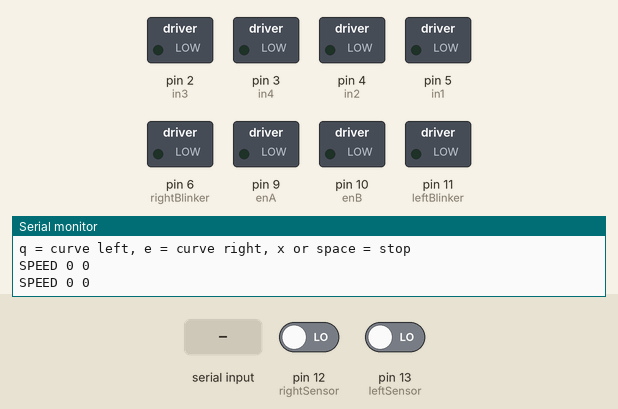
Recording of a sketch running on a simulated Arduino Uno, built with avr-gcc and run on an emulated ATmega328P. On the bench: switched loads named in the sketch (green lamp = pin HIGH), the last lines printed to the serial monitor. Dashed ring = blinking. Inputs (shaded band) come from the test bench; at power-on: pin 12 (rightSensor) LOW, pin 13 (leftSensor) LOW.

Above: at 1.2 s.
1.3 s: "a" received over Serial
At 1.45 s:
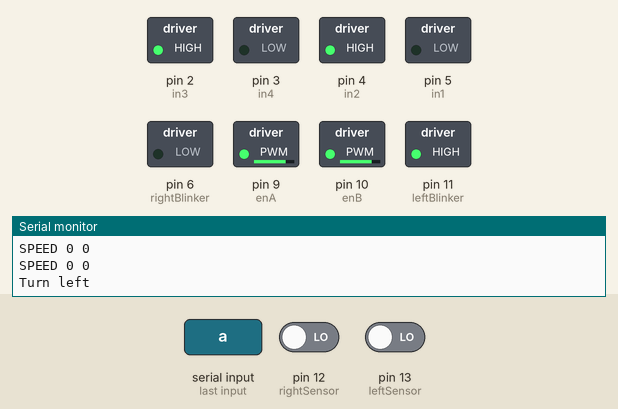
4.3 s: byte 101 ('e') received over Serial
At 4.45 s:
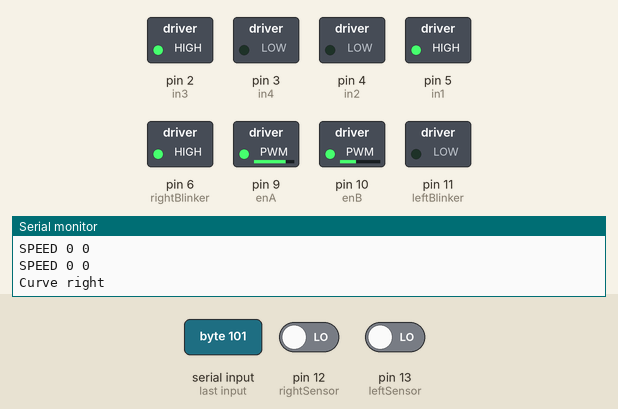
7.3 s: byte 114 ('r') received over Serial
At 7.45 s:
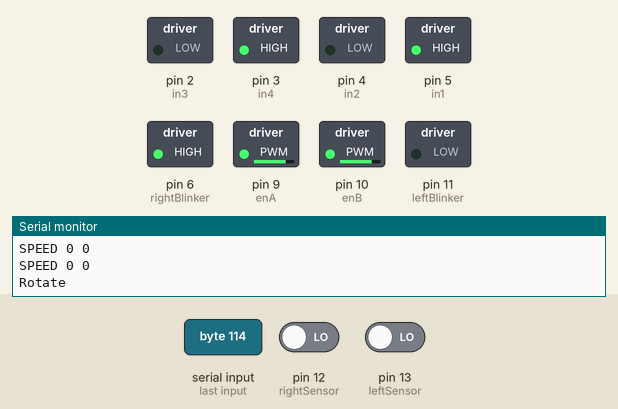
10.3 s: "w" received over Serial
At 11.5 s:
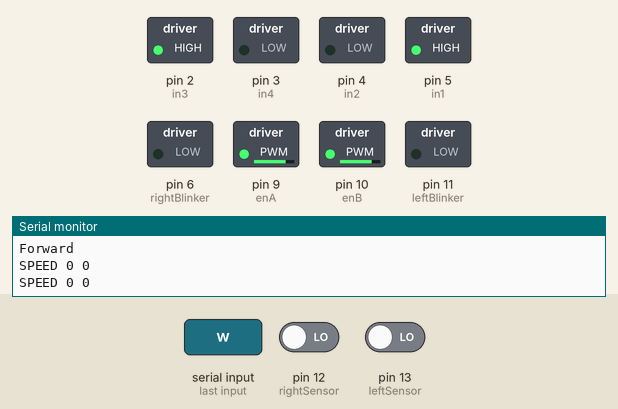
11.8 s: "s" received over Serial
At 12.8 s:
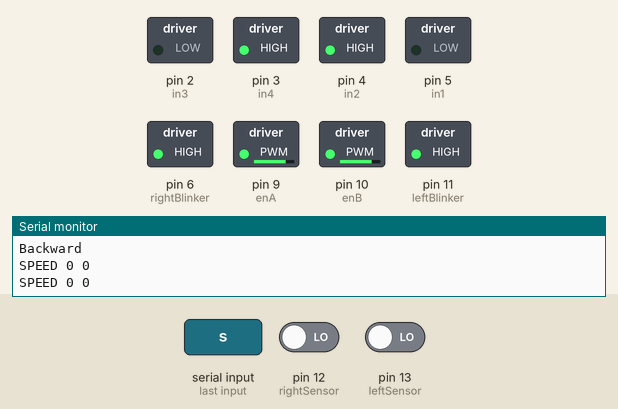
13.3 s: "q" received over Serial
At 14.05 s:
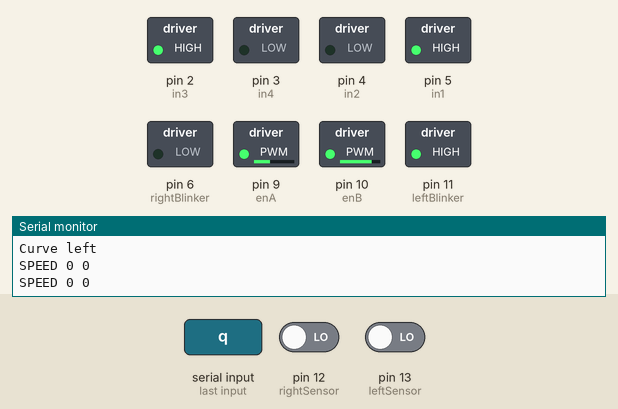
Timing chart, 0 to 17.3 s (numbered marks = the images above; inputs shaded):
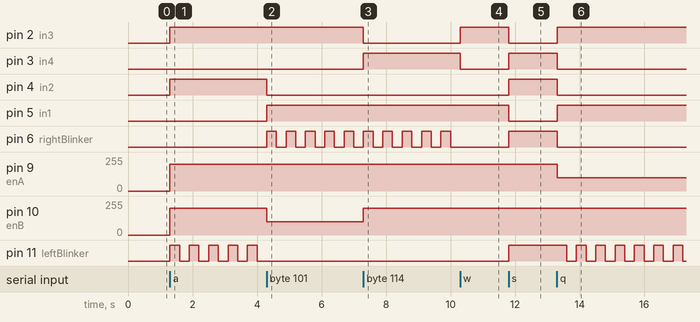

The sketch:

ENMotor.ino
```cpp
// Motor.ino

// Motor A (left motor)
int enA = 9;   // PWM speed control
int in1 = 5;   // Direction
int in2 = 4;   // Direction

// Motor B (right motor)
int enB = 10;  // PWM speed control
int in3 = 2;   // Direction
int in4 = 3;   // Direction

// Blinker LEDs (moved from pins 2 and 3, which the speed sensors need)
int leftBlinker = 11;
int rightBlinker = 6;

// IR speed sensors (the D0 pin of each module)
// These must be on pins 2 and 3, the interrupt pins on an Arduino Uno
int leftSensor = 13;   // Left wheel
int rightSensor = 12;  // Right wheel

// Blinker state
const int BLINK_OFF = 0;
const int BLINK_LEFT = 1;
const int BLINK_RIGHT = 2;
const int BOTH_ON = 3;  // Both LEDs solid (reversing)

int blinkMode = BLINK_OFF;                 // Which blinker is active
bool blinkOn = false;                      // Is the active LED currently lit
unsigned long lastBlinkTime = 0;           // When the LED last toggled
const unsigned long BLINK_INTERVAL = 300;  // Milliseconds between toggles

// Curving: the inside wheel runs at this percentage of the outside wheel's speed.
// Lower = tighter curve, higher = gentler curve.
const int CURVE_PERCENT = 50;

// Speed sensor settings
const int SLOTS_PER_TURN = 20;                 // Slots in each encoder disc
const unsigned long SPEED_INTERVAL = 500;      // Milliseconds between speed reports
const unsigned long SENSOR_DEBOUNCE = 2000;    // Microseconds to ignore flicker after an edge

// Speed sensor state (volatile because the interrupt functions change it)
volatile unsigned long leftPulses = 0;         // Slots counted since the last report
volatile unsigned long rightPulses = 0;
volatile unsigned long leftLastChange = 0;     // When each sensor last changed (micros)
volatile unsigned long rightLastChange = 0;
volatile bool leftSensorState = false;         // Last accepted reading of each sensor
volatile bool rightSensorState = false;

unsigned long lastSpeedTime = 0;               // When the last speed report was sent


// -------------------------
// Setup
// -------------------------

void setup() {
  // Motor A
  pinMode(enA, OUTPUT);
  pinMode(in1, OUTPUT);
  pinMode(in2, OUTPUT);

  // Motor B
  pinMode(enB, OUTPUT);
  pinMode(in3, OUTPUT);
  pinMode(in4, OUTPUT);

  // Blinkers
  pinMode(leftBlinker, OUTPUT);
  pinMode(rightBlinker, OUTPUT);

  // Speed sensors: run a function every time a sensor's output changes
  pinMode(leftSensor, INPUT);
  pinMode(rightSensor, INPUT);
  leftSensorState = digitalRead(leftSensor);
  rightSensorState = digitalRead(rightSensor);
  attachInterrupt(digitalPinToInterrupt(leftSensor), leftSensorChanged, CHANGE);
  attachInterrupt(digitalPinToInterrupt(rightSensor), rightSensorChanged, CHANGE);

  // Start stopped
  stop();

  // Serial connection for keyboard control
  Serial.begin(9600);
  Serial.println("WASD control ready");
  Serial.println("w = forward, s = backward, a = left, d = right, r = rotate");
  Serial.println("q = curve left, e = curve right, x or space = stop");
}


// -------------------------
// Motor A
// -------------------------

void motorAForward(int speed) {
  digitalWrite(in1, HIGH);
  digitalWrite(in2, LOW);
  analogWrite(enA, speed);
}

void motorABackward(int speed) {
  digitalWrite(in1, LOW);
  digitalWrite(in2, HIGH);
  analogWrite(enA, speed);
}


// -------------------------
// Motor B
// -------------------------

void motorBForward(int speed) {
  digitalWrite(in3, HIGH);
  digitalWrite(in4, LOW);
  analogWrite(enB, speed);
}

void motorBBackward(int speed) {
  digitalWrite(in3, LOW);
  digitalWrite(in4, HIGH);
  analogWrite(enB, speed);
}


// -------------------------
// Blinkers
// -------------------------

// Set the lights: BLINK_OFF, BLINK_LEFT, BLINK_RIGHT or BOTH_ON
void setBlinker(int mode) {
  if (mode == blinkMode) return;

  blinkMode = mode;
  blinkOn = true;  // Light up right away when a turn starts
  lastBlinkTime = millis();

  bool leftLit = (mode == BLINK_LEFT || mode == BOTH_ON);
  bool rightLit = (mode == BLINK_RIGHT || mode == BOTH_ON);
  digitalWrite(leftBlinker, leftLit ? HIGH : LOW);
  digitalWrite(rightBlinker, rightLit ? HIGH : LOW);
}

// Call this every loop so the active blinker keeps flashing
void updateBlinkers() {
  // Only the turn modes flash; off and both-on stay as they are
  if (blinkMode != BLINK_LEFT && blinkMode != BLINK_RIGHT) return;

  if (millis() - lastBlinkTime >= BLINK_INTERVAL) {
    lastBlinkTime = millis();
    blinkOn = !blinkOn;

    int pin = (blinkMode == BLINK_LEFT) ? leftBlinker : rightBlinker;
    digitalWrite(pin, blinkOn ? HIGH : LOW);
  }
}


// -------------------------
// Speed sensors
// -------------------------

// Runs automatically whenever the left sensor's output changes
void leftSensorChanged() {
  unsigned long now = micros();
  if (now - leftLastChange < SENSOR_DEBOUNCE) return;  // Ignore flicker right after an edge

  bool state = digitalRead(leftSensor);
  if (state != leftSensorState) {
    leftSensorState = state;
    leftLastChange = now;
    if (state) leftPulses++;  // Count once per slot
  }
}

// Runs automatically whenever the right sensor's output changes
void rightSensorChanged() {
  unsigned long now = micros();
  if (now - rightLastChange < SENSOR_DEBOUNCE) return;  // Ignore flicker right after an edge

  bool state = digitalRead(rightSensor);
  if (state != rightSensorState) {
    rightSensorState = state;
    rightLastChange = now;
    if (state) rightPulses++;  // Count once per slot
  }
}

// Call this every loop. Every SPEED_INTERVAL it sends "SPEED <left RPM> <right RPM>"
void reportSpeed() {
  unsigned long now = millis();
  unsigned long elapsed = now - lastSpeedTime;
  if (elapsed < SPEED_INTERVAL) return;
  lastSpeedTime = now;

  // Copy and reset the counts with interrupts paused so they can't change mid-read
  noInterrupts();
  unsigned long left = leftPulses;
  unsigned long right = rightPulses;
  leftPulses = 0;
  rightPulses = 0;
  interrupts();

  // pulses / slots = turns, and turns per elapsed time scaled up to one minute = RPM
  unsigned long leftRPM = left * 60000UL / (SLOTS_PER_TURN * elapsed);
  unsigned long rightRPM = right * 60000UL / (SLOTS_PER_TURN * elapsed);

  Serial.print("SPEED ");
  Serial.print(leftRPM);
  Serial.print(" ");
  Serial.println(rightRPM);
}


// -------------------------
// Both motors
// -------------------------

// Cut power to both motors (they coast to a stop)
void stop() {
  digitalWrite(in1, LOW);
  digitalWrite(in2, LOW);
  digitalWrite(in3, LOW);
  digitalWrite(in4, LOW);
  analogWrite(enA, 0);
  analogWrite(enB, 0);
  setBlinker(BLINK_OFF);
}

void forward(int speed) {
  motorAForward(speed);
  motorBForward(speed);
  setBlinker(BLINK_OFF);
}

void backward(int speed) {
  motorABackward(speed);
  motorBBackward(speed);
  setBlinker(BOTH_ON);
}

// Spin in place: left motor backward, right motor forward
void turnLeft(int speed) {
  motorABackward(speed);
  motorBForward(speed);
  setBlinker(BLINK_LEFT);
}

// Spin in place: left motor forward, right motor backward
void turnRight(int speed) {
  motorAForward(speed);
  motorBBackward(speed);
  setBlinker(BLINK_RIGHT);
}

// Drive forward while curving left: left motor slowed, right motor full speed
void curveLeft(int speed) {
  motorAForward(speed * CURVE_PERCENT / 100);
  motorBForward(speed);
  setBlinker(BLINK_LEFT);
}

// Drive forward while curving right: left motor full speed, right motor slowed
void curveRight(int speed) {
  motorAForward(speed);
  motorBForward(speed * CURVE_PERCENT / 100);
  setBlinker(BLINK_RIGHT);
}

// Rotate on the spot, clockwise: left motor forward, right motor backward
void rotate(int speed) {
  motorAForward(speed);
  motorBBackward(speed);
  setBlinker(BLINK_RIGHT);
}


// -------------------------
// Main loop (WASD control)
// -------------------------

int driveSpeed = 200;  // 0 (off) to 255 (full speed)

void loop() {
  // Keep the active blinker flashing
  updateBlinkers();

  // Send the wheel speeds to the computer
  reportSpeed();

  // Only act when a key has arrived over serial
  if (Serial.available() > 0) {
    char key = Serial.read();

    switch (key) {
      case 'w':
      case 'W':
        forward(driveSpeed);
        Serial.println("Forward");
        break;

      case 's':
      case 'S':
        backward(driveSpeed);
        Serial.println("Backward");
        break;

      case 'a':
      case 'A':
        turnLeft(driveSpeed);
        Serial.println("Turn left");
        break;

      case 'd':
      case 'D':
        turnRight(driveSpeed);
        Serial.println("Turn right");
        break;

      // Sent by the Processing sketch when W and A are held together
      case 'q':
      case 'Q':
        curveLeft(driveSpeed);
        Serial.println("Curve left");
        break;

      // Sent by the Processing sketch when W and D are held together
      case 'e':
      case 'E':
        curveRight(driveSpeed);
        Serial.println("Curve right");
        break;

      case 'r':
      case 'R':
        rotate(driveSpeed);
        Serial.println("Rotate");
        break;

      case 'x':
      case 'X':
      case ' ':
        stop();
        Serial.println("Stop");
        break;

      default:
        // Ignore anything else (including the newline the Serial Monitor sends)
        break;
    }
  }
}
```

Measured:
- after the input at 1.3 s, pin 2 (in3), pin 4 (in2): LOW → HIGH at once; pin 9 (enA), pin 10 (enB): 0/255 → 200/255 at once; pin 11 (leftBlinker): alternates HIGH for 0.30 s and LOW for 0.30 s, starting at once
- after the input at 4.3 s, pin 4 (in2): HIGH → LOW at once; pin 5 (in1): LOW → HIGH at once; pin 6 (rightBlinker): alternates HIGH for 0.30 s and LOW for 0.30 s, starting at once; pin 10 (enB): 200/255 → 100/255 at once; pin 11 (leftBlinker): stops changing and stays LOW
- after the input at 7.3 s, pin 2 (in3): HIGH → LOW at once; pin 3 (in4): LOW → HIGH at once; pin 10 (enB): 100/255 → 200/255 at once
- after the input at 10.3 s, pin 2 (in3): LOW → HIGH at once; pin 3 (in4): HIGH → LOW at once; pin 6 (rightBlinker): stops changing and stays LOW
- after the input at 11.8 s, pin 2 (in3), pin 5 (in1): HIGH → LOW at once; pin 3 (in4), pin 4 (in2), pin 6 (rightBlinker), pin 11 (leftBlinker): LOW → HIGH at once
- after the input at 13.3 s, pin 2 (in3), pin 5 (in1): LOW → HIGH at once; pin 3 (in4), pin 4 (in2), pin 6 (rightBlinker): HIGH → LOW at once; pin 9 (enA): 200/255 → 100/255 at once; pin 11 (leftBlinker): alternates HIGH for 0.30 s and LOW for 0.30 s, starting after 0.30 s
